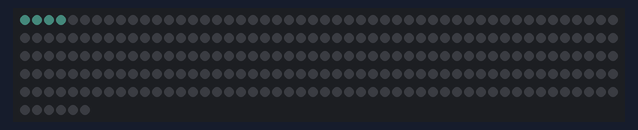
A program run on a simulated ESP8266 (NodeMCU). Shown: 256 RGB LEDs in strip order, left to right, continuing on the next row. Dim RGB values are drawn brighter than linear; what the program prints to the serial monitor is not drawn.

Above: at 0.29 s.
At 2.67 s:
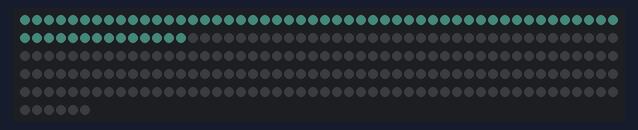
At 5.33 s:
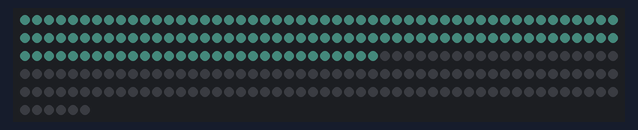
At 7.74 s:
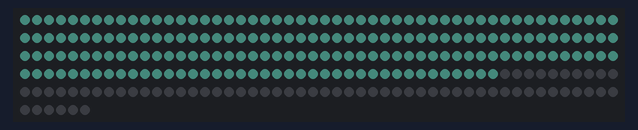
At 10.3 s:
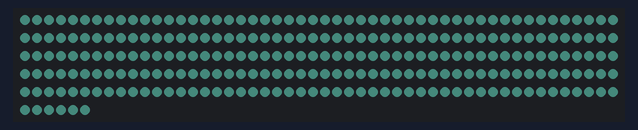

The program:

main.cpp
```cpp
#include <ESP8266WiFi.h>
#include <FastLED.h>

// FastLED configuration
#define LED_PIN     D1
#define NUM_LEDS    256
#define BRIGHTNESS  10
#define LED_TYPE    WS2812B
#define COLOR_ORDER GRB
#define MAX_CURRENT_MILLIAMPS 2000  // Limit to 2 Amps
#define VOLTS 5


// Global variables
uint8_t hue = 0;
int currentLed = 0;
int cycle = 0;
CRGB leds[NUM_LEDS];
CRGB color = CRGB::Aquamarine;

void setup()
{
  Serial.begin(115200);

  // Initialize FastLED
  FastLED.addLeds<LED_TYPE, LED_PIN, COLOR_ORDER>(leds, NUM_LEDS);
  FastLED.setMaxPowerInVoltsAndMilliamps(VOLTS, MAX_CURRENT_MILLIAMPS);
  FastLED.setBrightness(BRIGHTNESS);

  // Clear all LEDs initially
  fill_solid(leds, NUM_LEDS, CRGB::Black);
  FastLED.show();
}

void loop()
{
  EVERY_N_MILLISECONDS(40) {
    if (currentLed < NUM_LEDS) {
          leds[currentLed] = color;
          FastLED.show();
          currentLed++;
    }
    Serial.print("SNAKE");
  }
}

/* - try EVERY_N_MILLISECONDS(40) to create a smooth animation.
   This will update the LEDs every 40 milliseconds, allowing for a fluid transition.
   You can adjust the timing to speed up or slow down the animation.

   - try fill_rainbow(leds, NUM_LEDS, hue, 1) from FastLED library to create a rainbow effect.
   This will fill the LEDs with a rainbow pattern, cycling through hues.
   You can adjust the hue increment to change the speed of the rainbow effect.
 */
```
